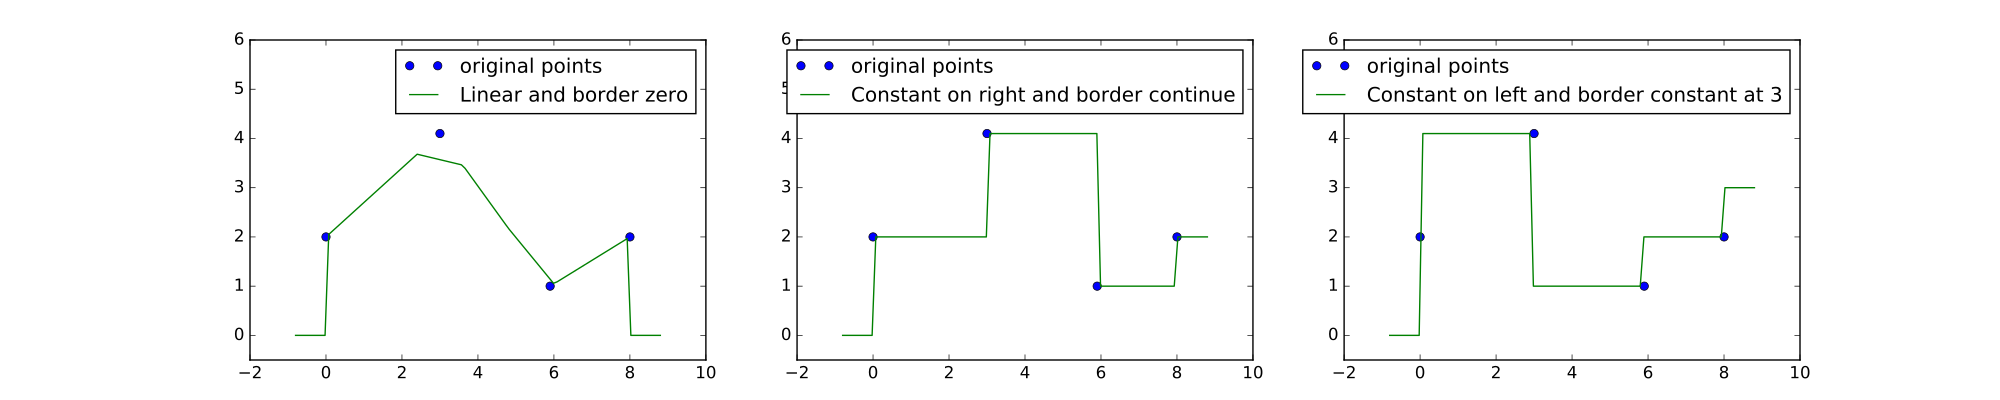

Here is the Python script that generated this plot:
import numpy as np
from pylab import rcParams
import matplotlib.pyplot as plt
from mlpp.base.utils import TimeFunction

rcParams['figure.figsize'] = 20, 4

T = np.array([0, 3, 5.9, 8.001], dtype=float)
Y = np.array([2, 4.1, 1, 2], dtype=float)

tf_1 = TimeFunction([T, Y], dt=1.2)
tf_2 = TimeFunction([T, Y], border_type=TimeFunction.BorderContinue,
                    inter_mode=TimeFunction.InterConstRight, dt=0.01)
tf_3 = TimeFunction([T, Y], border_type=TimeFunction.BorderConstant,
                    inter_mode=TimeFunction.InterConstLeft, border_value=3)

ax1 = plt.subplot(131)
tf_1.plot(ax=ax1)
ax1.set_ylim([-0.5, 6.0])

ax2 = plt.subplot(132)
tf_2.plot(ax=ax2)
ax2.set_ylim([-0.5, 6.0])

ax3 = plt.subplot(133)
tf_3.plot(ax=ax3)
ax3.set_ylim([-0.5, 6.0])

plt.show()
